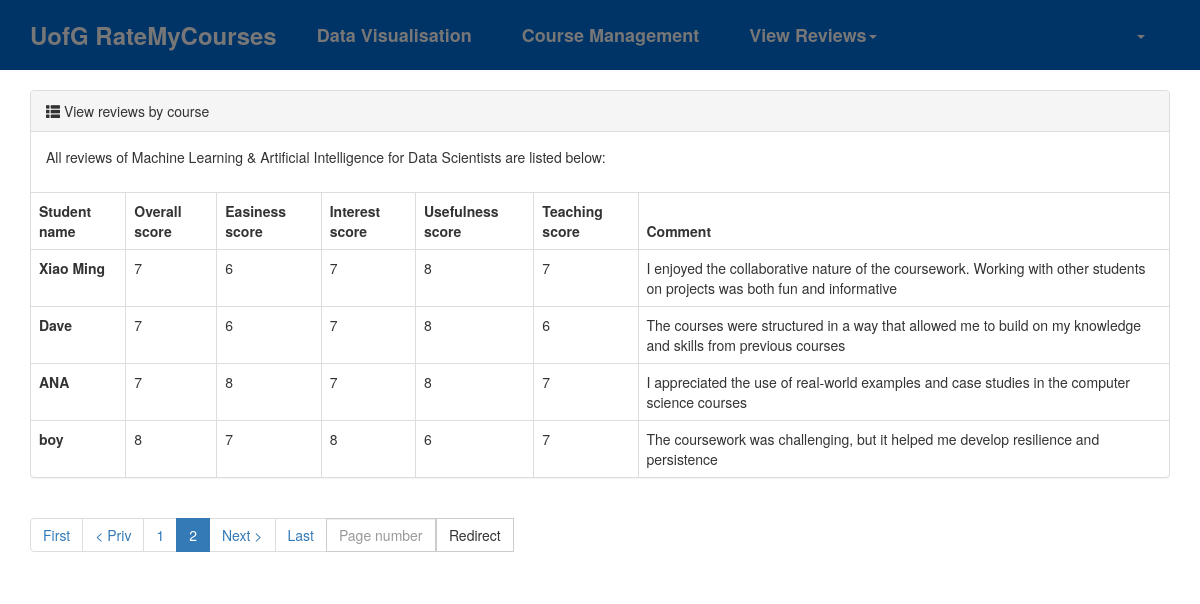
The page /5/view-reviews-course/?page=2 (signed in) on the database as committed earlier.
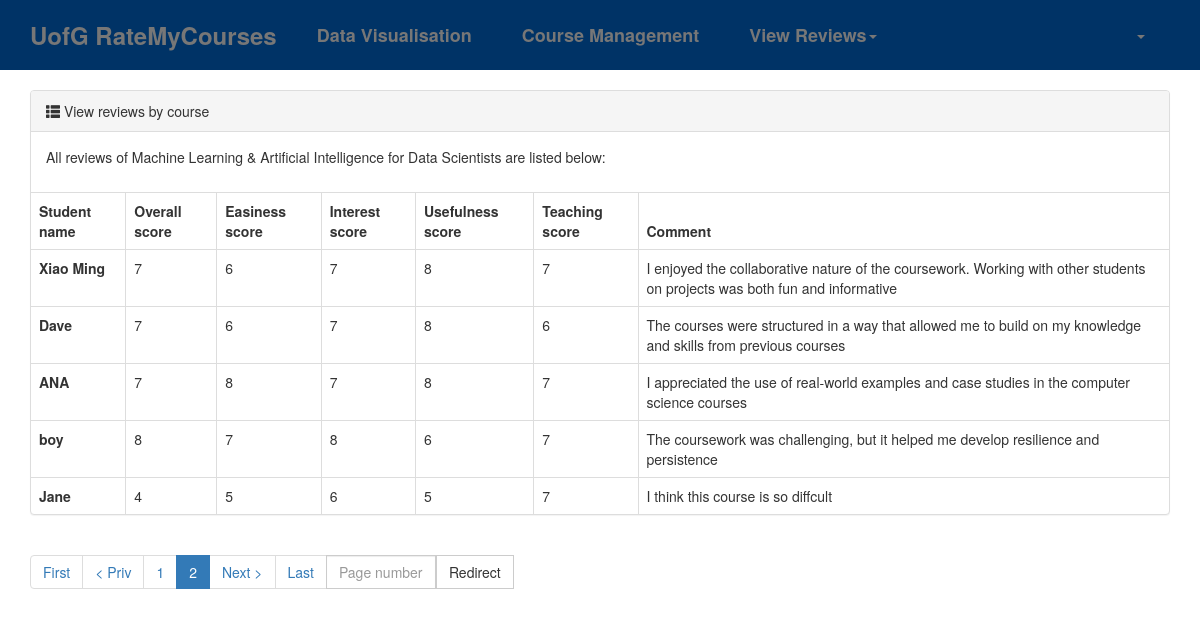
The same page on the database as committed later.
### rmc/models.py (models this page shows)
class Course(models.Model):
    name = models.CharField(verbose_name="Name", max_length=64)
    associated_degree_programmes = models.ManyToManyField(to="DegreeProgramme", related_name="degree_programme_courses")

class CourseReview(models.Model):
    student_id = models.ForeignKey(to="Student", to_field="id", on_delete=models.CASCADE)
    course_id = models.ForeignKey(to="Course", to_field="id", on_delete=models.CASCADE)
    overall_score = models.IntegerField(verbose_name="Overall score")
    easiness_score = models.IntegerField(verbose_name="Easiness score")
    interest_score = models.IntegerField(verbose_name="Interest score")
    usefulness_score = models.IntegerField(verbose_name="Usefulness score")
    teaching_score = models.IntegerField(verbose_name="Teaching score")
    comment = models.CharField(max_length=300, default='')

class Student(models.Model):
    email = models.CharField(verbose_name="Email", max_length=64, null=True, blank=True)
    name = models.CharField(verbose_name="Name", max_length=32)
    password = models.CharField(verbose_name="Password", max_length=64)
    gender_choices = (
        (1, "Male"),
        (2, "Female"),
    )
    gender = models.SmallIntegerField(verbose_name="Gender", choices=gender_choices)
    age = models.IntegerField(verbose_name="Age")
    entry_date = models.DateField(verbose_name="Date of entry")
    degree_programme = models.ForeignKey(to="DegreeProgramme", to_field="name", on_delete=models.CASCADE)

### rmc/views/staff.py (the view)
# urls.py: path("<int:courseid>/view-reviews-course/", staff.view_reviews_course),
def view_reviews_course(request, courseid):
    reviews = models.CourseReview.objects.filter(course_id=courseid)
    for row in reviews:
        course_name = row.course_id.name
    pagination_object = Pagination(request, reviews)
    contents = {
        "course_name": course_name,
        "queryset": pagination_object.queryset_page,
        "tpl_pagination_navbar": pagination_object.tpl(),
    }
    return render(request, "view-reviews-course.html", contents)

### rmc/templates/view-reviews-course.html
{% extends "layout.html" %}
{% block content %}
    <div class="container">
        <div>
            <div class="panel panel-default">
                <div class="panel-heading">
                    <span class="glyphicon glyphicon-th-list" aria-hidden="true"></span>
                    View reviews by course
                </div>
                <div class="panel-body">
                    <p>All reviews of {{ course_name }} are listed below:</p>
                </div>
                <table class="table table-bordered">
                    <thead>
                    <tr>
                        <th>Student name</th>
                        <th>Overall score</th>
                        <th>Easiness score</th>
                        <th>Interest score</th>
                        <th>Usefulness score</th>
                        <th>Teaching score</th>
                        <th>Comment</th>
                    </tr>
                    </thead>
                    <tbody>
                    {% for obj in queryset %}
                        <tr>
                            <th scope="row">{{ obj.student_id.name }}</th>
                            <td>{{ obj.overall_score }}</td>
                            <td>{{ obj.easiness_score }}</td>
                            <td>{{ obj.interest_score }}</td>
                            <td>{{ obj.usefulness_score }}</td>
                            <td>{{ obj.teaching_score }}</td>
                            <td>{{ obj.comment }}</td>
                        </tr>
                    {% endfor %}
                    </tbody>
                </table>
            </div>
        </div>
        <div class="clearfix">
            <ul class="pagination">
                {{ tpl_pagination_navbar }}
            </ul>
        </div>
    </div>
{% endblock %}

### rmc/templates/layout.html (shortened to what this page needs)
{% load static %}
<!DOCTYPE html>
<html lang="en">
<head>
    <link rel="stylesheet" href="{% static 'plugins/bootstrap-3.4.1-dist/css/bootstrap.min.css' %}">
    <link rel="stylesheet" href="{% static 'css/layout-style.css' %}">
</head>
<body>
<nav class="navbar navbar-default">
    <div class="container">
        <div class="navbar-header">
            <a class="navbar-brand" href="#">UofG RateMyCourses</a>
        </div>
        <div class="collapse navbar-collapse" id="navbar-menu">
            <ul class="nav navbar-nav">
                <li><a href="/data-visualisation/">Data Visualisation<span class="sr-only">(current)</span></a></li>
                <li><a href="/course-management/">Course Management</a></li>
                <li class="dropdown">
                    <a href="#" class="dropdown-toggle" data-toggle="dropdown" role="button" aria-haspopup="true"
                       aria-expanded="false">View Reviews<span class="caret"></span></a>
                </li>
            </ul>
            <ul class="nav navbar-nav navbar-right">
                <li class="dropdown">
                    <a href="#" class="dropdown-toggle" data-toggle="dropdown" role="button" aria-haspopup="true"
                       aria-expanded="false">{{ request.session.info.name }}<span class="caret"></span></a>
                </li>
            </ul>
        </div>
    </div>
</nav>
<div>
    {% block content %}{% endblock %}
</div>
</body>
</html>

### rmc/static/css/layout-style.css (style rules this page uses)
.navbar { background-color: #003366; color: #fff; font-size: 16px; font-weight: bold; padding: 10px 0; border-radius: 0; border: none; }
.navbar-brand { color: #fff; font-size: 24px; margin-left: 20px; }
.navbar-nav > li > a { color: #fff; margin: 0 10px; font-size: 18px; transition: color 0.2s ease-in-out; }

Rows that differ between the two databases and show on the page:
added CourseReview: student_id.name "Jane", overall_score "4", easiness_score "5", interest_score "6", usefulness_score "5", teaching_score "7", comment "I think this course is so diffcult"
